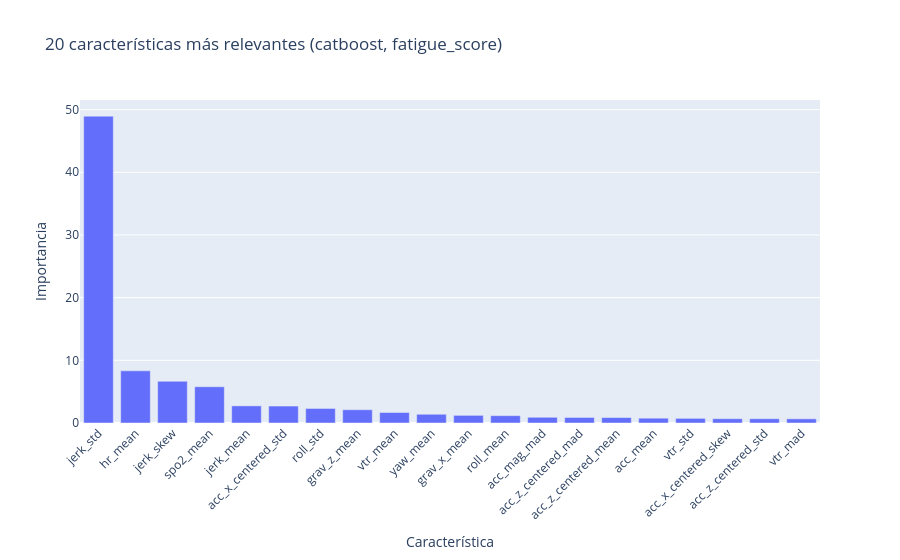
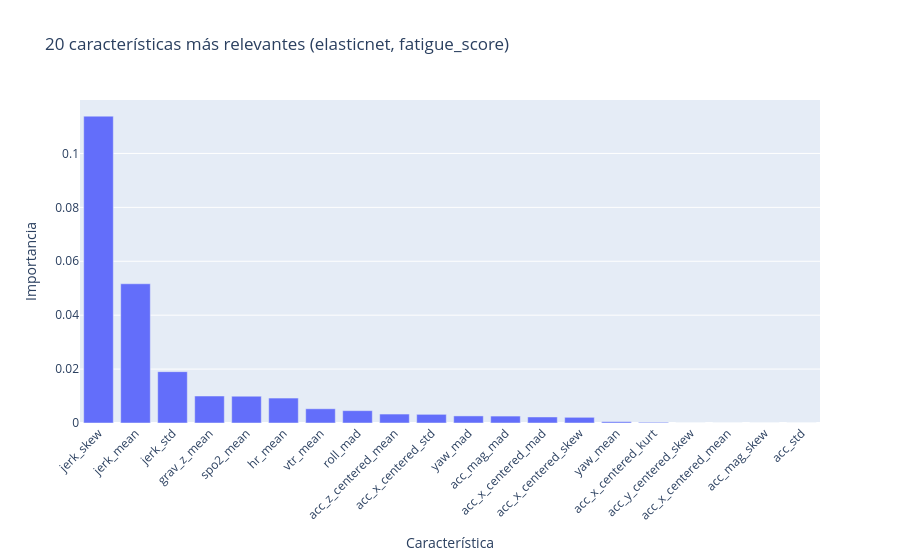
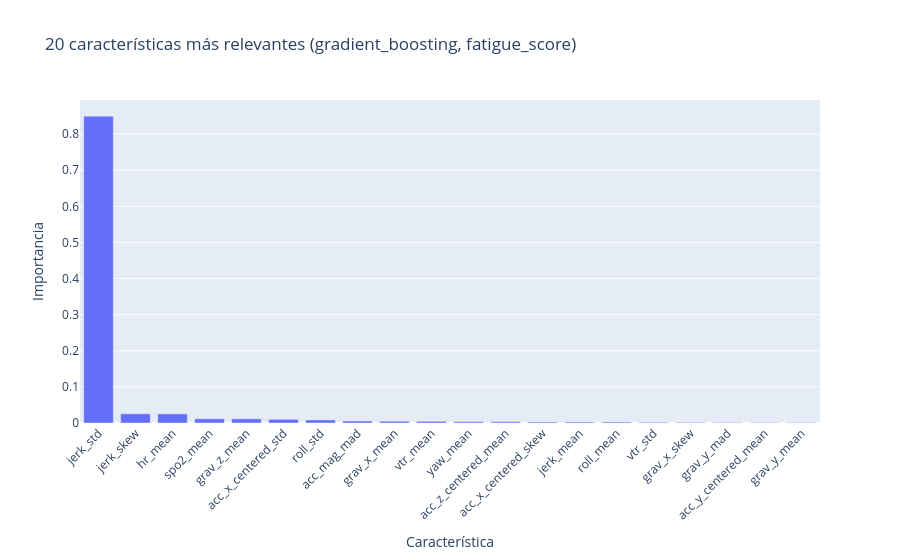

Here is the notebook cell these charts were saved with, in order:
### Markdown cell above
### 4. Importancia de características

Analizamos la contribución de las 20 características más relevantes para cada modelo que expone importancias o coeficientes, a fin de documentar qué señales fisiológicas o biomecánicas dominan las predicciones.

### Code cell
import joblib
import numpy as np

feature_columns = experiment_data["feature_columns"]
label = experiment_data["target_label"]
available_models = sorted(experiment_data["summary"]["model"].unique())
print(f"Objetivo: {label} (experimento: {experiment_data['dir'].name})")

for model_name in available_models:
    model_path = experiment_data["dir"] / f"{model_name}_best.joblib"
    if not model_path.exists():
        print(f"  Artefacto del modelo no encontrado para {model_name}.")
        continue

    pipeline = joblib.load(model_path)
    model = pipeline.named_steps["model"]
    importances = getattr(model, "feature_importances_", None)

    if importances is None:
        coef = getattr(model, "coef_", None)
        if coef is not None:
            importances = np.abs(np.ravel(coef))
        else:
            print(f"  {model_name} no expone importancias ni coeficientes; se omite.")
            continue

    feature_names = (
        feature_columns
        if feature_columns is not None and len(feature_columns) == len(importances)
        else [f"feature_{i}" for i in range(len(importances))]
    )

    fi = (
        pd.DataFrame({"feature": feature_names, "importance": importances})
        .sort_values("importance", ascending=False)
        .head(20)
    )

    fig = px.bar(
        fi,
        x="feature",
        y="importance",
        title=f"20 características más relevantes ({model_name}, {label})",
        labels={"feature": "Característica", "importance": "Importancia"}
    )
    fig.update_layout(xaxis_tickangle=-45)
    fig.show()

### Figure 1 — Plotly figure (JSON) as saved in the notebook; plotly's stock layout.template omitted (floating-point values rounded to 4 significant figures)
{"data": [{"hovertemplate": "Característica=%{x}<br>Importancia=%{y}<extra></extra>", "legendgroup": "", "marker": {"color": "#636efa", "pattern": {"shape": ""}}, "name": "", "orientation": "v", "showlegend": false, "textposition": "auto", "type": "bar", "x": ["jerk_std", "hr_mean", "jerk_skew", "spo2_mean", "jerk_mean", "acc_x_centered_std", "roll_std", "grav_z_mean", "vtr_mean", "yaw_mean", "grav_x_mean", "roll_mean", "acc_mag_mad", "acc_z_centered_mad", "acc_z_centered_mean", "acc_mean", "vtr_std", "acc_x_centered_skew", "acc_z_centered_std", "vtr_mad"], "xaxis": "x", "y": [48.95, 8.324, 6.651, 5.785, 2.735, 2.706, 2.321, 2.116, 1.676, 1.394, 1.22, 1.169, 0.9126, 0.882, 0.8659, 0.767, 0.7426, 0.6839, 0.681, 0.6653], "yaxis": "y"}], "layout": {"barmode": "relative", "legend": {"tracegroupgap": 0}, "title": {"text": "20 características más relevantes (catboost, fatigue_score)"}, "xaxis": {"anchor": "y", "domain": [0, 1], "tickangle": -45, "title": {"text": "Característica"}}, "yaxis": {"anchor": "x", "domain": [0, 1], "title": {"text": "Importancia"}}}}

### Figure 2 — Plotly figure (JSON) as saved in the notebook; plotly's stock layout.template omitted (floating-point values rounded to 4 significant figures)
{"data": [{"hovertemplate": "Característica=%{x}<br>Importancia=%{y}<extra></extra>", "legendgroup": "", "marker": {"color": "#636efa", "pattern": {"shape": ""}}, "name": "", "orientation": "v", "showlegend": false, "textposition": "auto", "type": "bar", "x": ["jerk_skew", "jerk_mean", "jerk_std", "grav_z_mean", "spo2_mean", "hr_mean", "vtr_mean", "roll_mad", "acc_z_centered_mean", "acc_x_centered_std", "yaw_mad", "acc_mag_mad", "acc_x_centered_mad", "acc_x_centered_skew", "yaw_mean", "acc_x_centered_kurt", "acc_y_centered_skew", "acc_x_centered_mean", "acc_mag_skew", "acc_std"], "xaxis": "x", "y": [0.1138, 0.05165, 0.01905, 0.01002, 0.009933, 0.009253, 0.005277, 0.004575, 0.003319, 0.003217, 0.002627, 0.00257, 0.002233, 0.002112, 0.0004952, 0.0002657, 0.0, 0.0, 0.0, 0.0], "yaxis": "y"}], "layout": {"barmode": "relative", "legend": {"tracegroupgap": 0}, "title": {"text": "20 características más relevantes (elasticnet, fatigue_score)"}, "xaxis": {"anchor": "y", "domain": [0, 1], "tickangle": -45, "title": {"text": "Característica"}}, "yaxis": {"anchor": "x", "domain": [0, 1], "title": {"text": "Importancia"}}}}

### Figure 3 — Plotly figure (JSON) as saved in the notebook; plotly's stock layout.template omitted (floating-point values rounded to 4 significant figures)
{"data": [{"hovertemplate": "Característica=%{x}<br>Importancia=%{y}<extra></extra>", "legendgroup": "", "marker": {"color": "#636efa", "pattern": {"shape": ""}}, "name": "", "orientation": "v", "showlegend": false, "textposition": "auto", "type": "bar", "x": ["jerk_std", "jerk_skew", "hr_mean", "spo2_mean", "grav_z_mean", "acc_x_centered_std", "roll_std", "acc_mag_mad", "grav_x_mean", "vtr_mean", "yaw_mean", "acc_z_centered_mean", "acc_x_centered_skew", "jerk_mean", "roll_mean", "vtr_std", "grav_x_skew", "grav_y_mad", "acc_y_centered_mean", "grav_y_mean"], "xaxis": "x", "y": [0.8497, 0.02552, 0.02517, 0.0117, 0.01152, 0.0102, 0.008539, 0.005499, 0.005038, 0.004737, 0.003732, 0.003726, 0.002841, 0.002804, 0.002776, 0.001974, 0.001752, 0.001449, 0.001365, 0.001354], "yaxis": "y"}], "layout": {"barmode": "relative", "legend": {"tracegroupgap": 0}, "title": {"text": "20 características más relevantes (gradient_boosting, fatigue_score)"}, "xaxis": {"anchor": "y", "domain": [0, 1], "tickangle": -45, "title": {"text": "Característica"}}, "yaxis": {"anchor": "x", "domain": [0, 1], "title": {"text": "Importancia"}}}}
